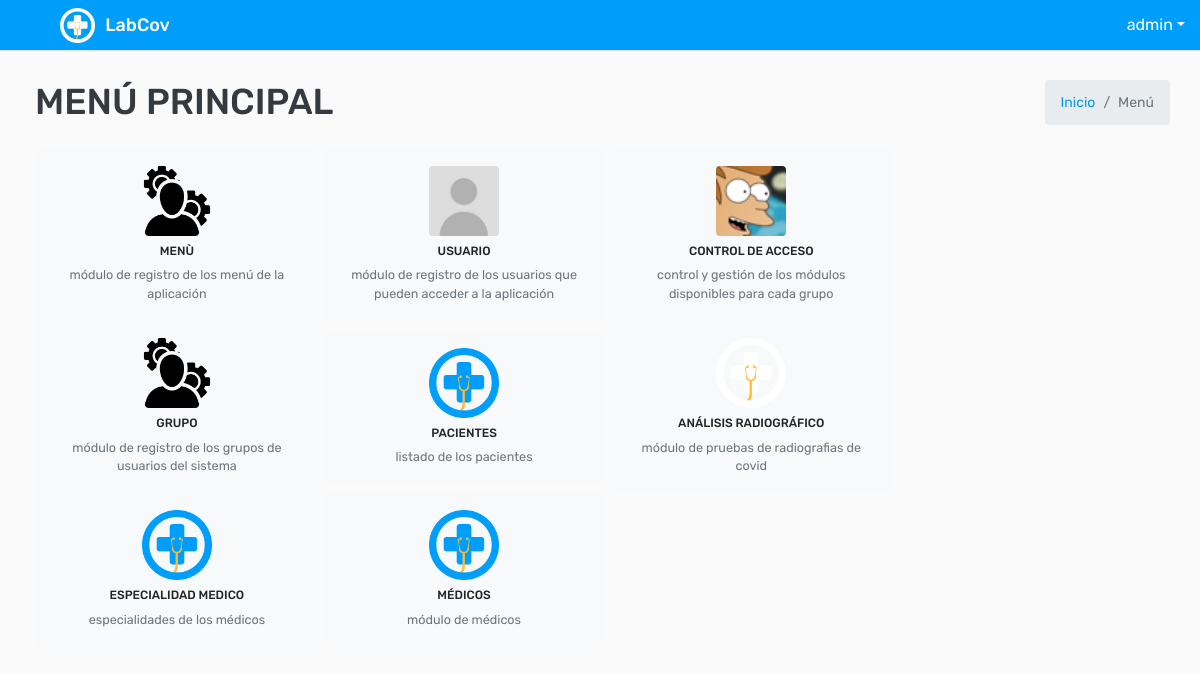
Screenshot of / (signed in) with the database file from the repository.
### covid/models.py (models this page shows, shortened)
class ModeloBase(models.Model):
    class Meta:
        abstract = True
    """Model definition for ModeloBase."""
    fecha_creacion = models.DateTimeField(verbose_name='Fecha creación',auto_now_add=True)
    usuario_creacion = models.ForeignKey(settings.AUTH_USER_MODEL, verbose_name='Usuario Creación', related_name='+', blank=True, null=True,on_delete=models.PROTECT, editable=False)
    usuario_modificacion = models.ForeignKey(settings.AUTH_USER_MODEL, verbose_name='Usuario Modificación', related_name='+', blank=True, null=True,on_delete=models.PROTECT , editable=False)
    fecha_modificacion = models.DateTimeField(verbose_name='Fecha Modificación', auto_now=True)

class User(AbstractUser,ModeloBase):
    cedula=models.CharField(max_length=10, verbose_name='Cédula')
    tipo_genero = (('N', 'Ninguno'), ('M', 'Masculino'), ('F', 'Femenino'))
    genero = models.CharField('Género', choices=tipo_genero, default='N', max_length=1)

class Menu(ModeloBase):
    titulo = models.CharField(verbose_name='Título',max_length=200)
    descripcion = models.CharField( verbose_name='Descripciòn',max_length=200)
    icono = models.ImageField(verbose_name="icono", upload_to='icon/')
    url = models.CharField(verbose_name='Url', max_length=200)
    es_modulo_principal = models.BooleanField(default=False ,verbose_name='¿Es módulo principal?')
    principal = models.ForeignKey("self", null=True, blank=True, on_delete=models.CASCADE)
    grupo = models.ManyToManyField(Group, through='Menu_Groups', verbose_name='Grupos de usuario')
    activo = models.BooleanField(default=True)
    class Meta:
        verbose_name = 'Menu'
        verbose_name_plural = 'Menus'

### covid/views.py (the view)
# urls.py: path('', key.Dashboard_view.as_view(), name="dashboard" ),
class Dashboard_view(LoginRequiredMixin,TemplateView):
    template_name = "registration/dashboard.html"
    def get_context_data(self, **kwargs):
        permisos = Group.objects.filter(user=self.request.user)
        context = super().get_context_data(**kwargs)
        context['titulo'] ="Menú Principal"
        if self.request.user.is_superuser:
            context['MenuSuperUser'] = Menu.objects.all()
        else:
            context['menu'] = Menu_Groups.objects.filter( group__in=permisos, activo =True, menu__activo = True)
        return context

### templates/registration/dashboard.html (shortened to what this page needs)
{% extends 'plantillaBase.html' %} {% block content %} {% if user.is_superuser %} {% for dato in MenuSuperUser %}
<button onclick="location.href= '{{dato.url}}'" class=" btn btn-light rounded-0 w-25 p-3 mx-auto align-middle">
     <a class="border-0 ">
         <img class=" figure-img img-fluid rounded " src="{{dato.icono.url}}" width="70px" alt="Card image cap">
         <h6 class=" text-center ">{{dato.titulo.upper}}</h6>
         <figcaption class="figure-caption">{{dato.descripcion}}</figcaption>
     </a>
 </button> {% endfor %} {%endif %}  {% endblock %}

### templates/plantillaBase.html (shortened to what this page needs)
<!DOCTYPE html>
<html lang="es">
{% load static %}
<head>
    <link rel="stylesheet" type="text/css" href="{% static 'css/bootstrap.min.css'%}">
    <link rel="stylesheet" type="text/css" href="{% static 'css/font-awesome.min.css'%}">
    <link rel="stylesheet" type="text/css" href="{% static 'css/bootstrap-duallistbox.min.css'%}">
    <link rel="stylesheet" type="text/css" href="{% static 'css/style.css'%}"> {% block content_extra_css %} {% endblock content_extra_css %}
</head>
<body>
    <div class="main-wrapper">
        <div class="header">
            <div class="header-left">
                <a href="{% url 'dashboard'%}" class="logo">
                    <img src="{% static 'img/logo.png' %}" width="35" height="35" alt="">
                    <span>LabCov</span></a>
            </div>
            <ul class="nav user-menu float-right">
                <li class="nav-item dropdown has-arrow">
                    <a href="#" class="dropdown-toggle nav-link user-link" data-toggle="dropdown"></span><span>{{ request.user }}</span></a>
                </li>
            </ul>
        </div>
        <div class="page-wrapper ">
            <div class="content ">
                <div class="row mb-2 ">
                    <div class="col-sm-8 ">
                        <h1 class="m-0 text-dark ">{{ titulo.upper }}</h1>
                    </div>
                    <div class="col-sm-4 ">
                        <ol class="breadcrumb float-sm-right ">
                            <li class="breadcrumb-item "><a href="{% url 'dashboard'%} ">Inicio</a></li>
                            <li class="breadcrumb-item active ">Menú</li>
                        </ol>
                    </div>
                </div>
                {% block content %} {% endblock %}
            </div>
        </div>
    </div>
</body>
</html>

### rows the page displays
User: user "admin"
Menu: icono (picture), titulo "MENÙ", descripcion "módulo de registro de los menú de la aplicación"
Menu: icono (placeholder picture), titulo "USUARIO", descripcion "módulo de registro de los usuarios que pueden acceder a la aplicación"
Menu: icono (picture), titulo "CONTROL DE ACCESO", descripcion "control y gestión de los módulos disponibles para cada grupo"
Menu: icono (picture), titulo "GRUPO", descripcion "módulo de registro de los grupos de usuarios del sistema"
Menu: icono (picture), titulo "PACIENTES", descripcion "listado de los pacientes"
Menu: icono (picture), titulo "ANÁLISIS RADIOGRÁFICO", descripcion "módulo de pruebas de radiografias de covid"
Menu: icono (picture), titulo "ESPECIALIDAD MEDICO", descripcion "especialidades de los médicos"
Menu: icono (picture), titulo "MÉDICOS", descripcion "módulo de médicos"

### other values shown
{{ titulo.upper }} "MENÚ PRINCIPAL"
